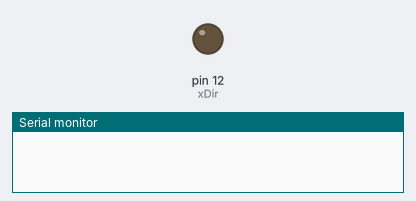
Simulated run of this sketch. Board: Arduino Uno, built with avr-gcc and run on an emulated ATmega328P. Shown: output pins drawn as LEDs (lit = HIGH), the last lines printed to the serial monitor. Pins used as bus, display or sensor lines are not drawn.

Above: at 2.5 s.
At 8.2 s:
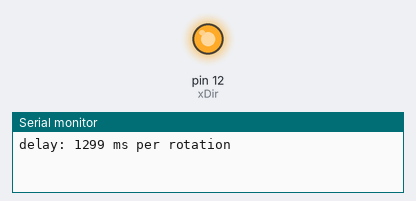
Timing chart, 0 to 16.1 s (numbered marks = the images above):
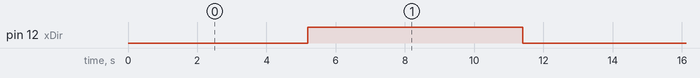

The sketch:

easyDriver_nema17_uno.ino
```cpp
const int xDir = 12;
const int xPin = 13;
const int stepsInRotation = 1600;
const int long stepsInDirection = 4 * stepsInRotation;

int const delaySteps = 1; // faster the lower it is. 1000 = 1 second
int const microDelaySteps = 400; // 1000 = 1 delayStep. 1,000,000 = 1 second

int dir = LOW;
int count = 0;
int timer = millis();
//bool onOff = HIGH;

void setup() {
  Serial.begin(9600);
  pinMode(xDir, OUTPUT);
  pinMode(xPin, OUTPUT);
  pinMode(LED_BUILTIN, OUTPUT);
  digitalWrite(xDir, dir);
  digitalWrite(xPin, dir);
//  digitalWrite(LED_BUILTIN, onOff);
}

void loop() {
  count++;

  digitalWrite(xPin, HIGH);
  delayMicroseconds(microDelaySteps);

  digitalWrite(xPin, LOW);
  delayMicroseconds(microDelaySteps);

  if (count == stepsInDirection) {
    count = 0;
    dir = dir == LOW ? HIGH : LOW;
    digitalWrite(xDir, dir);
    const int now = millis() - timer;
    Serial.println("delay: "+String(now/4)+" ms per rotation");
//    onOff = !onOff;
//    digitalWrite(LED_BUILTIN, onOff);
    delay(1000);
    timer = millis();
  }
}
```

Measured:
- by itself, pin 12 (xDir): alternates HIGH for 6.2 s and LOW for 6.2 s
